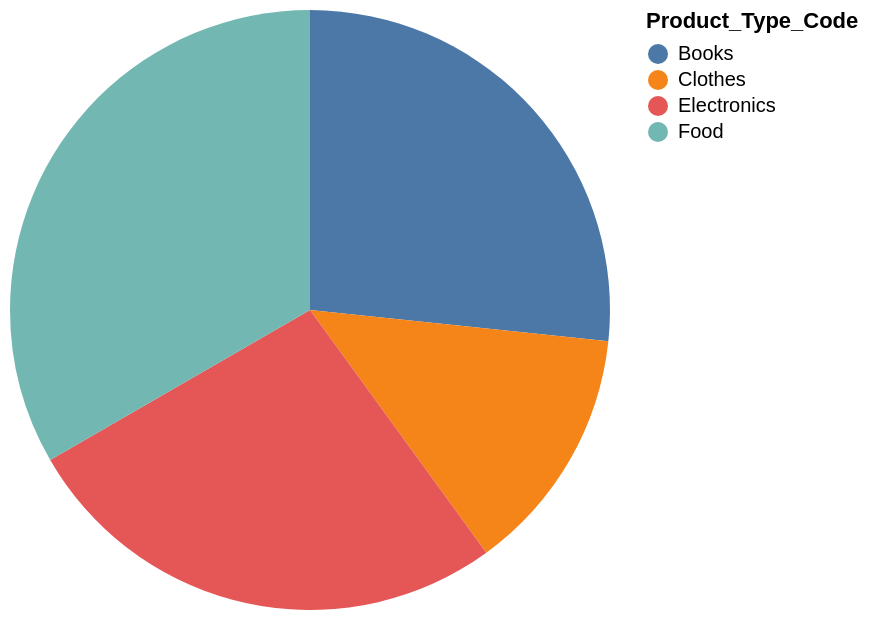

Vega-Lite specification stored for this chart:
### Vega-Lite specification from a JSON file in a GitHub repository (floating-point values rounded to 4 significant figures)
{"data": {"values": [{"x_data": "Books", "y_data": 4}, {"x_data": "Clothes", "y_data": 2}, {"x_data": "Electronics", "y_data": 4}, {"x_data": "Food", "y_data": 5}]}, "mark": "arc", "encoding": {"theta": {"field": "y_data", "type": "quantitative", "title": "COUNT(Product_Type_Code)"}, "color": {"field": "x_data", "type": "nominal", "title": "Product_Type_Code"}}}
